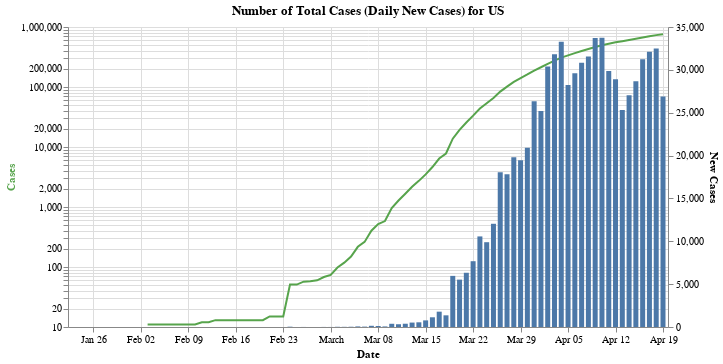

The code cell stored with this chart in its notebook:
### Code cell
#hide_input
_new_bar = alt.Chart(df_country_cases).mark_bar().encode(
    alt.X('Date:T'),
    alt.Y('New Cases:Q'),
    tooltip = list(df_country_cases)
)

_total_line = alt.Chart(df_country_cases[df_country_cases['Cases'] > 10]).mark_line(color='#57A44C').encode(
    alt.X('Date:T'),
    alt.Y('Cases:Q', axis=alt.Axis(titleColor='#57A44C'), scale=alt.Scale(type='log')),
    tooltip = list(df_country_cases)
)

alt.layer(_total_line, _new_bar).properties(
    width = 600,
    title = f'Number of Total Cases (Daily New Cases) for {country}'
).resolve_scale(y='independent')
